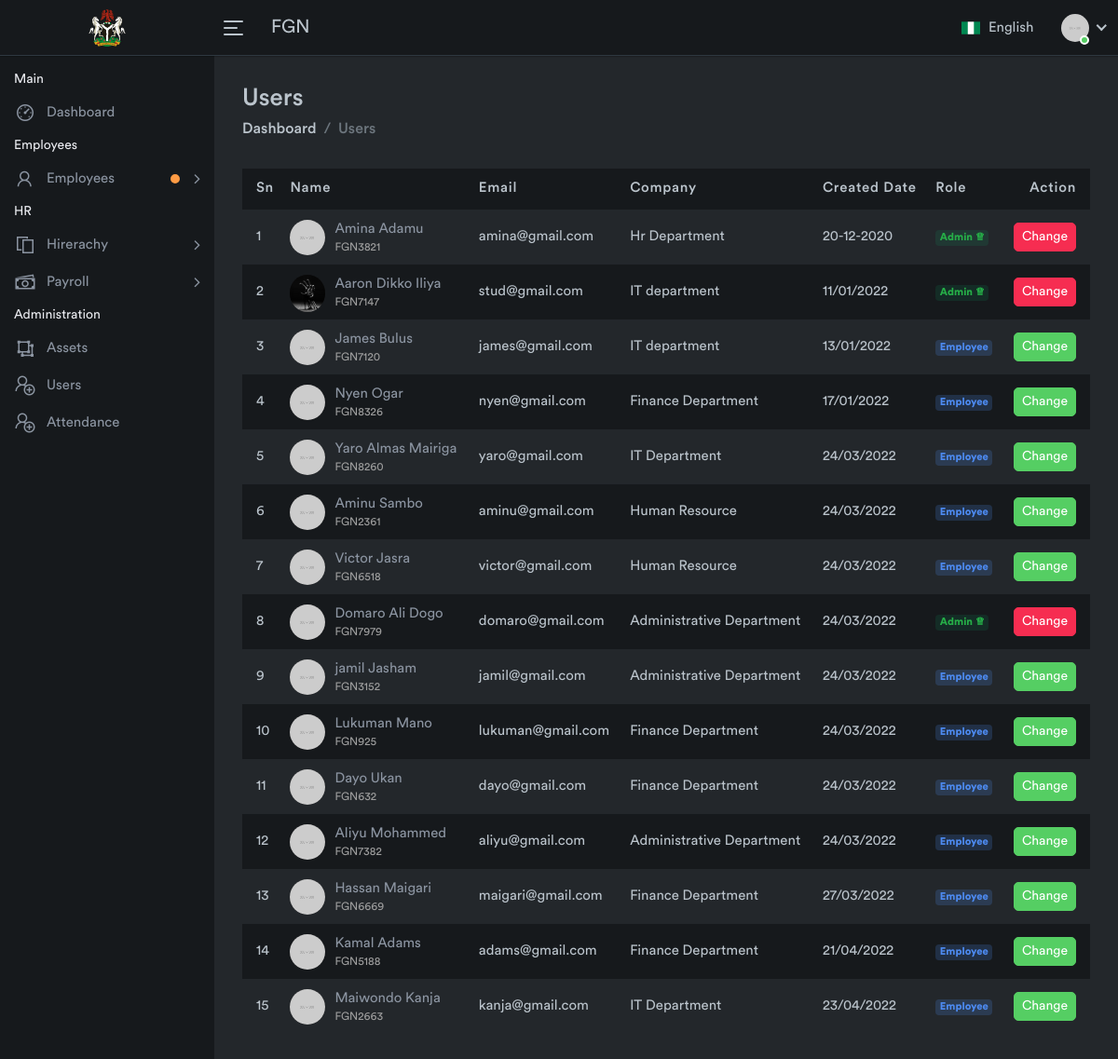
The page /users.php on the database its author committed.
### tables this page shows
CREATE TABLE IF NOT EXISTS `employee` (
  `id` int(6) NOT NULL AUTO_INCREMENT,
  `name` varchar(255) NOT NULL,
  `email` varchar(255) NOT NULL,
  `empID` varchar(255) NOT NULL,
  `joiningDate` varchar(255) NOT NULL,
  `phone` varchar(14) NOT NULL,
  `department` varchar(255) NOT NULL,
  `address` varchar(255) DEFAULT NULL,
  `Gender` varchar(255) DEFAULT NULL,
  `dob` varchar(255) DEFAULT NULL,
  `isAdmin` int(6) NOT NULL DEFAULT '0',
  `password` varchar(255) NOT NULL,
  `account` int(15) DEFAULT NULL,
  `bank` varchar(255) DEFAULT NULL,
  `picture` varchar(255) DEFAULT NULL,
  PRIMARY KEY (`id`)
);

### users.php (the view, shortened to what this page needs)
<?php include('include/header.php') ?>
<?php include 'include/connection.php';?>
<?php include('include/nav.php') ?>
<?php include('include/sidenav.php') ?>
<div class="page-wrapper">
            <div class="content container-fluid">
                <div class="page-header">
                    <div class="row align-items-center">
                        <div class="col">
                            <h3 class="page-title">Users</h3>
                            <ul class="breadcrumb">
                                <li class="breadcrumb-item"><a href="index.php">Dashboard</a></li>
                                <li class="breadcrumb-item active">Users</li>
                            </ul>
                        </div>
                    </div>
                </div>
                <div class="row">
                    <div class="col-md-12">
                        <div class="table-responsive">
                            <table class="table table-striped custom-table datatable">
                                <thead>
                                    <tr>
                                        <th>Sn</th>
                                        <th>Name</th>
                                        <th>Email</th>
                                        <th>Company</th>
                                        <th>Created Date</th>
                                        <th>Role</th>
                                        <th class="text-right">Action</th>
                                    </tr>
                                </thead>
                                <tbody>
                                    <?php
                                            $result = mysqli_query($conn,"SELECT * FROM employee");
				                    	    $i=1;
				                    	    while($row = mysqli_fetch_array($result)) {?>
                                    <tr>
                                        <td> <?php echo $i++ ?> </td>
                                        <td>
                                            <h2 class="table-avatar">
                                            <?php if($row['picture']==""){
													?>
                                                <a href="#" class="avatar"><img alt="" src="assets/img/profiles/avatar-10.jpg"></a>
                                                <?php }else{?>
                                                    <a href="#" class="avatar"><img alt="" src="pictures/<?php echo $row['picture'] ?>" width="40px" height="40px"></a>
                                              <?php  }?>
                                                <a href="profile.php"><?php echo $row['name'];  ?> <span><?php echo $row['empID'];  ?> </span></a>
                                            </h2>
                                        </td>
                                        <td><?php echo $row['email'];  ?></td>
                                        <td><?php echo $row['department'];  ?></td>
                                        <td><?php echo $row['joiningDate'];  ?></td>
                                        <td>
                                                   <?php
                                                     if($row['isAdmin']==1){
                                                          echo     '<span class="badge bg-inverse-success">Admin ♕</span>';
                                                    }else{
                                                        echo     '<span class="badge bg-inverse-primary">Employee</span>';
                                                    }
                                                   ?>
                                        </td>
                                        <td class="text-right" >
                                               <?php
                                                   if($row['isAdmin']==1){
                                                    echo     '
                                                    <form method="post" action="task/remove_admin.php">
                                                            <button class="btn btn-danger btn-sm"><a href="task/remove_admin.php?id='.$row['id'].'" class="text-white">Change</a></button>
                                                    </form>
                                                    ';
                                              }else{
                                                echo     '
                                                <form method="post" action="task/make_admin.php">
                                                <button class="btn btn-success btn-sm"><a href="task/make_admin.php?id='.$row['id'].'" class="text-white">Change</a></button>
                                                </form>
                                               ';
                                              }
                                               ?>
                                        </td>
                                    </tr>
                                    <?php } ?>
                                </tbody>
                            </table>
                        </div>
                    </div>
                </div>
            </div>
        </div>
<?php include('include/footer.php') ?>

### rows shown on the page
employee: name "Amina Adamu", empID "FGN3821", email "amina@gmail.com", department "Hr Department", joiningDate "20-12-2020", isAdmin "Admin ♕"
employee: picture (picture), name "Aaron Dikko Iliya", empID "FGN7147", email "stud@gmail.com", department "IT department", joiningDate "11/01/2022", isAdmin "Admin ♕"
employee: name "James Bulus", empID "FGN7120", email "james@gmail.com", department "IT department", joiningDate "13/01/2022", isAdmin "Employee"
employee: name "Nyen Ogar", empID "FGN8326", email "nyen@gmail.com", department "Finance Department", joiningDate "17/01/2022", isAdmin "Employee"
employee: name "Yaro Almas Mairiga", empID "FGN8260", email "yaro@gmail.com", department "IT Department", joiningDate "24/03/2022", isAdmin "Employee"
employee: name "Aminu Sambo", empID "FGN2361", email "aminu@gmail.com", department "Human Resource", joiningDate "24/03/2022", isAdmin "Employee"
employee: name "Victor Jasra", empID "FGN6518", email "victor@gmail.com", department "Human Resource", joiningDate "24/03/2022", isAdmin "Employee"
employee: name "Domaro Ali Dogo", empID "FGN7979", email "domaro@gmail.com", department "Administrative Department", joiningDate "24/03/2022", isAdmin "Admin ♕"
employee: name "jamil Jasham", empID "FGN3152", email "jamil@gmail.com", department "Administrative Department", joiningDate "24/03/2022", isAdmin "Employee"
employee: name "Lukuman Mano", empID "FGN925", email "lukuman@gmail.com", department "Finance Department", joiningDate "24/03/2022", isAdmin "Employee"
employee: name "Dayo Ukan", empID "FGN632", email "dayo@gmail.com", department "Finance Department", joiningDate "24/03/2022", isAdmin "Employee"
employee: name "Aliyu Mohammed", empID "FGN7382", email "aliyu@gmail.com", department "Administrative Department", joiningDate "24/03/2022", isAdmin "Employee"
employee: name "Hassan Maigari", empID "FGN6669", email "maigari@gmail.com", department "Finance Department", joiningDate "27/03/2022", isAdmin "Employee"
employee: name "Kamal Adams", empID "FGN5188", email "adams@gmail.com", department "Finance Department", joiningDate "21/04/2022", isAdmin "Employee"
employee: name "Maiwondo Kanja", empID "FGN2663", email "kanja@gmail.com", department "IT Department", joiningDate "23/04/2022", isAdmin "Employee"
